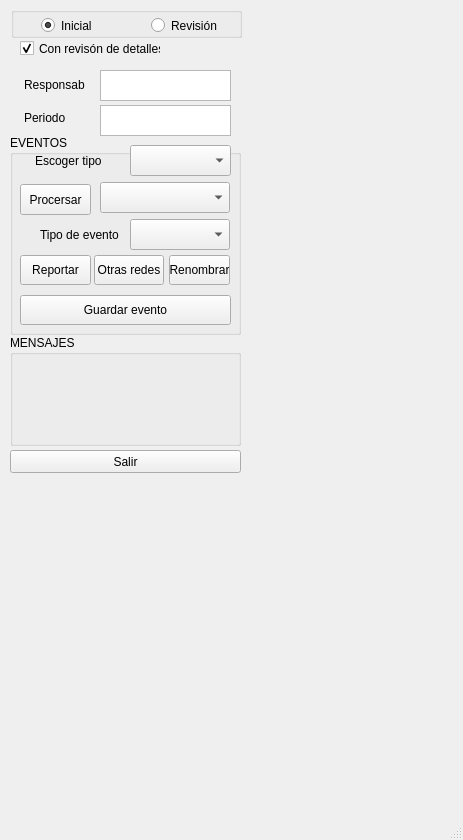
<?xml version="1.0" encoding="UTF-8"?>
<ui version="4.0">
 <class>EXTRACCION_EVENTOS</class>
 <widget class="QMainWindow" name="EXTRACCION_EVENTOS">
  <property name="geometry">
   <rect>
    <x>0</x>
    <y>0</y>
    <width>463</width>
    <height>840</height>
   </rect>
  </property>
  <property name="windowTitle">
   <string>MainWindow</string>
  </property>
  <widget class="QWidget" name="centralwidget">
   <widget class="QGroupBox" name="grupo_carga">
    <property name="enabled">
     <bool>true</bool>
    </property>
    <property name="geometry">
     <rect>
      <x>10</x>
      <y>135</y>
      <width>231</width>
      <height>200</height>
     </rect>
    </property>
    <property name="title">
     <string>EVENTOS</string>
    </property>
    <widget class="QPushButton" name="Btn_eventos">
     <property name="geometry">
      <rect>
       <x>10</x>
       <y>160</y>
       <width>211</width>
       <height>30</height>
      </rect>
     </property>
     <property name="text">
      <string>Guardar evento</string>
     </property>
    </widget>
    <widget class="QComboBox" name="cmbx_eventos">
     <property name="geometry">
      <rect>
       <x>90</x>
       <y>47</y>
       <width>130</width>
       <height>31</height>
      </rect>
     </property>
    </widget>
    <widget class="QComboBox" name="Cmb_bx_tipo_evento">
     <property name="geometry">
      <rect>
       <x>120</x>
       <y>84</y>
       <width>100</width>
       <height>31</height>
      </rect>
     </property>
    </widget>
    <widget class="QLabel" name="label_6">
     <property name="geometry">
      <rect>
       <x>30</x>
       <y>90</y>
       <width>81</width>
       <height>20</height>
      </rect>
     </property>
     <property name="text">
      <string>Tipo de evento</string>
     </property>
    </widget>
    <widget class="QPushButton" name="Btn_procesar">
     <property name="geometry">
      <rect>
       <x>10</x>
       <y>49</y>
       <width>71</width>
       <height>31</height>
      </rect>
     </property>
     <property name="text">
      <string>Procersar</string>
     </property>
    </widget>
    <widget class="QPushButton" name="Btn_reportar">
     <property name="geometry">
      <rect>
       <x>10</x>
       <y>120</y>
       <width>71</width>
       <height>30</height>
      </rect>
     </property>
     <property name="text">
      <string>Reportar</string>
     </property>
    </widget>
    <widget class="QLabel" name="label_8">
     <property name="geometry">
      <rect>
       <x>25</x>
       <y>16</y>
       <width>81</width>
       <height>20</height>
      </rect>
     </property>
     <property name="text">
      <string>Escoger tipo</string>
     </property>
    </widget>
    <widget class="QComboBox" name="cmbx_t_evento">
     <property name="geometry">
      <rect>
       <x>120</x>
       <y>10</y>
       <width>101</width>
       <height>31</height>
      </rect>
     </property>
    </widget>
    <widget class="QPushButton" name="Btn_renombrar">
     <property name="geometry">
      <rect>
       <x>159</x>
       <y>120</y>
       <width>61</width>
       <height>30</height>
      </rect>
     </property>
     <property name="text">
      <string>Renombrar</string>
     </property>
    </widget>
    <widget class="QPushButton" name="Btn_insertar">
     <property name="geometry">
      <rect>
       <x>84</x>
       <y>120</y>
       <width>70</width>
       <height>30</height>
      </rect>
     </property>
     <property name="text">
      <string>Otras redes</string>
     </property>
    </widget>
   </widget>
   <widget class="QPushButton" name="Btn_Salir">
    <property name="geometry">
     <rect>
      <x>10</x>
      <y>450</y>
      <width>231</width>
      <height>23</height>
     </rect>
    </property>
    <property name="text">
     <string>Salir</string>
    </property>
   </widget>
   <widget class="QLabel" name="Lbl_directorio">
    <property name="enabled">
     <bool>true</bool>
    </property>
    <property name="geometry">
     <rect>
      <x>20</x>
      <y>480</y>
      <width>211</width>
      <height>20</height>
     </rect>
    </property>
    <property name="font">
     <font>
      <pointsize>10</pointsize>
     </font>
    </property>
    <property name="text">
     <string/>
    </property>
    <property name="alignment">
     <set>Qt::AlignJustify|Qt::AlignTop</set>
    </property>
   </widget>
   <widget class="QLabel" name="label_5">
    <property name="geometry">
     <rect>
      <x>24</x>
      <y>75</y>
      <width>61</width>
      <height>20</height>
     </rect>
    </property>
    <property name="text">
     <string>Responsable:</string>
    </property>
   </widget>
   <widget class="QGroupBox" name="grupo_mensaje">
    <property name="geometry">
     <rect>
      <x>10</x>
      <y>335</y>
      <width>231</width>
      <height>111</height>
     </rect>
    </property>
    <property name="title">
     <string>MENSAJES</string>
    </property>
    <widget class="QLabel" name="Lbl_Mensajes">
     <property name="enabled">
      <bool>true</bool>
     </property>
     <property name="geometry">
      <rect>
       <x>10</x>
       <y>15</y>
       <width>211</width>
       <height>21</height>
      </rect>
     </property>
     <property name="font">
      <font>
       <family>Arial</family>
       <pointsize>10</pointsize>
       <weight>75</weight>
       <bold>true</bold>
      </font>
     </property>
     <property name="text">
      <string/>
     </property>
    </widget>
    <widget class="QLabel" name="Lbl_submensajes">
     <property name="enabled">
      <bool>true</bool>
     </property>
     <property name="geometry">
      <rect>
       <x>10</x>
       <y>40</y>
       <width>211</width>
       <height>61</height>
      </rect>
     </property>
     <property name="font">
      <font>
       <family>Arial</family>
       <pointsize>10</pointsize>
       <weight>75</weight>
       <bold>true</bold>
      </font>
     </property>
     <property name="text">
      <string/>
     </property>
    </widget>
   </widget>
   <widget class="QLabel" name="label_7">
    <property name="geometry">
     <rect>
      <x>24</x>
      <y>108</y>
      <width>61</width>
      <height>20</height>
     </rect>
    </property>
    <property name="text">
     <string>Periodo</string>
    </property>
   </widget>
   <widget class="QTextEdit" name="txt_responsables">
    <property name="geometry">
     <rect>
      <x>100</x>
      <y>70</y>
      <width>131</width>
      <height>31</height>
     </rect>
    </property>
   </widget>
   <widget class="QTextEdit" name="txt_horario">
    <property name="geometry">
     <rect>
      <x>100</x>
      <y>105</y>
      <width>131</width>
      <height>31</height>
     </rect>
    </property>
   </widget>
   <widget class="QGroupBox" name="cmbx_resposables_3">
    <property name="geometry">
     <rect>
      <x>11</x>
      <y>7</y>
      <width>231</width>
      <height>31</height>
     </rect>
    </property>
    <property name="title">
     <string/>
    </property>
    <widget class="QRadioButton" name="radioButton_revision">
     <property name="geometry">
      <rect>
       <x>140</x>
       <y>10</y>
       <width>82</width>
       <height>17</height>
      </rect>
     </property>
     <property name="text">
      <string>Revisión</string>
     </property>
    </widget>
    <widget class="QRadioButton" name="radioButton_inicial">
     <property name="geometry">
      <rect>
       <x>30</x>
       <y>10</y>
       <width>91</width>
       <height>17</height>
      </rect>
     </property>
     <property name="text">
      <string>Inicial</string>
     </property>
     <property name="checked">
      <bool>true</bool>
     </property>
    </widget>
   </widget>
   <widget class="QCheckBox" name="checkBox_detalles">
    <property name="geometry">
     <rect>
      <x>20</x>
      <y>40</y>
      <width>141</width>
      <height>17</height>
     </rect>
    </property>
    <property name="text">
     <string>Con revisón de detalles</string>
    </property>
    <property name="checked">
     <bool>true</bool>
    </property>
   </widget>
  </widget>
  <widget class="QMenuBar" name="menubar">
   <property name="geometry">
    <rect>
     <x>0</x>
     <y>0</y>
     <width>463</width>
     <height>21</height>
    </rect>
   </property>
  </widget>
  <widget class="QStatusBar" name="statusbar"/>
 </widget>
 <resources/>
 <connections/>
</ui>
